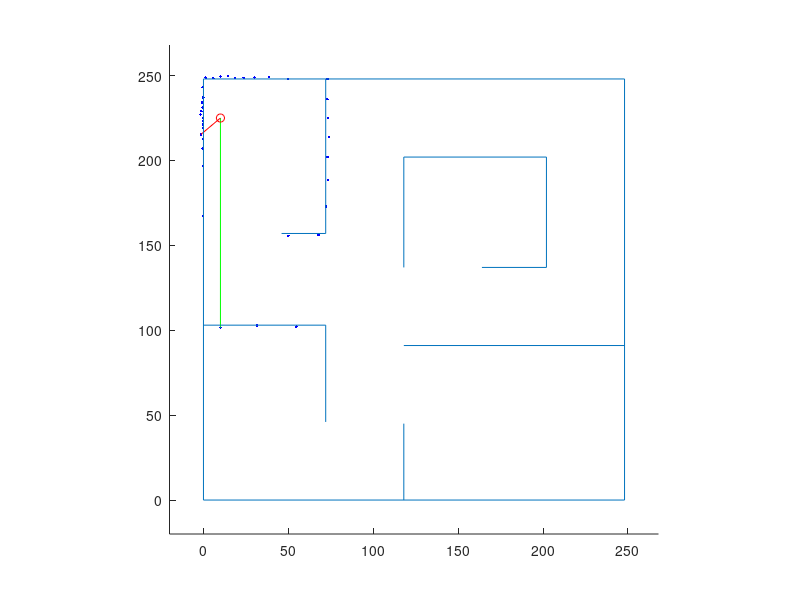

Reproduce this figure in MATLAB. (Note: this script raises an error after producing the figure.)
cla, clc, clear
max_dim = 248; %cm
hold all
axis([-20,max_dim+20,-20,max_dim+20])
axis square

% Wall structure [x1,y1;x2,y2] end points of line segment
outer_wall1 = [0,0;0,max_dim];
outer_wall2 = [0,0;max_dim,0];
outer_wall3 = [0,max_dim;max_dim,max_dim];
outer_wall4 = [max_dim,0;max_dim,max_dim];
outer_walls = [outer_wall1;outer_wall2;outer_wall3;outer_wall4];
% for iter = 1:2:length(outer_walls)
%     line(outer_walls(iter:iter+1,1),outer_walls(iter:iter+1,2))
% end
island_wall1 = [202,137;202,202];
island_wall2 = [118,137;118,202];
island_wall3 = [118,202;202,202];
island_wall4 = [164,137;202,137];
island_walls = [island_wall1;island_wall2;island_wall3;island_wall4];
% for iter = 1:2:length(island_walls)
%     line(island_walls(iter:iter+1,1),island_walls(iter:iter+1,2))
% end
lr_wall1 = [118,91;max_dim,91];
lr_wall2 = [118,45;118,0];
lr_walls = [lr_wall1;lr_wall2];
% for iter = 1:2:length(lr_walls)
%     line(lr_walls(iter:iter+1,1),lr_walls(iter:iter+1,2))
% end
ll_wall1 = [0,103;72,103];
ll_wall2 = [72,103;72,46];
ll_walls = [ll_wall1;ll_wall2];
% for iter = 1:2:length(ll_walls)
%     line(ll_walls(iter:iter+1,1),ll_walls(iter:iter+1,2))
% end
ur_wall1 = [72,157;72,max_dim];
ur_wall2 = [46,157;72,157];
ur_walls = [ur_wall1;ur_wall2];
% for iter = 1:2:length(ur_walls)
%     line(ur_walls(iter:iter+1,1),ur_walls(iter:iter+1,2))
% end
field_walls = [outer_walls;island_walls;lr_walls;ll_walls;ur_walls];


r_pose_start = [10,225,(pi/180)*(-90)];
r_pose = r_pose_start;
r_pose_est = r_pose;
num_readings = 36;
angle_increment = 10*(pi/180);
map_dim = 60;
v = 0;  % Linear Velocity
om = 0; % Angular Velocity
dt = 0.25; % Time step
path = [];
%map = ones(map_dim,map_dim);
%map = map*(1/(map_dim^2));
map_f = zeros(map_dim,map_dim);
map_count = zeros(map_dim,map_dim);
map = zeros(map_dim,map_dim);
xn = [0,0,0,0];
yn = [0,0,0,0];
orient_array = [];
pause(1)

% *** ITERATE THROUGH POSITIONS *** %
for t = 0:dt:600
    cla
    laser_r = ones(length(field_walls)/2,num_readings);
    laser_r = laser_r.*1e3;

    for index = 1:num_readings
        angle = index*angle_increment + r_pose(3);
        for iter = 1:2:length(field_walls) % USING ASSUMPTION OF PARALLEL AND PERPENDICULAR WALLS
             if field_walls(iter,1) == field_walls(iter+1,1) % x components are the same
                 x_wall = field_walls(iter,1);
                 y_wall_proj = tan(angle)*(x_wall - r_pose(1)) + r_pose(2);
                 y_wall_max = max([field_walls(iter,2),field_walls(iter+1,2)]);
                 y_wall_min = min([field_walls(iter,2),field_walls(iter+1,2)]);
                 if (sign(cos(angle)) == sign(x_wall - r_pose(1))) || (tan(angle) > 1e10)
                     if (y_wall_proj <= y_wall_max) && (y_wall_proj >= y_wall_min) % if the projection lands on the wall
                        laser_r((iter+1)/2,index) = sqrt((x_wall - r_pose(1)).^2 + (y_wall_proj - r_pose(2)).^2);
                        %line(field_walls(iter:iter+1,1),field_walls(iter:iter+1,2),'Color','g')
                        %plot(x_wall, y_wall_proj,'r+')
                     end
                 end
             else % y components are the same
                 y_wall = field_walls(iter,2);
                 x_wall_proj = (y_wall - r_pose(2))/tan(angle) + r_pose(1);
                 x_wall_max = max([field_walls(iter,1),field_walls(iter+1,1)]);
                 x_wall_min = min([field_walls(iter,1),field_walls(iter+1,1)]);
                 if (sign(sin(angle)) == sign(y_wall - r_pose(2))) || (tan(angle) > 1e10)
                     if (x_wall_proj <= x_wall_max) && (x_wall_proj >= x_wall_min) % if the projection lands on the wall
                         if (angle == 90*(pi/180)) && (y_wall < r_pose(2))
                             continue 
                         end
                         if (angle == 270*(pi/180)) && (y_wall > r_pose(2))
                             continue 
                         end
                         laser_r((iter+1)/2,index) = sqrt((y_wall - r_pose(2)).^2 + (x_wall_proj - r_pose(1)).^2);
                         %line(field_walls(iter:iter+1,1),field_walls(iter:iter+1,2),'Color','r')
                         %plot(x_wall_proj, y_wall,'g+')
                     end
                 end
             end
        end
    end

    laser_rp = zeros(1,num_readings);
    for index = 1:num_readings
        laser_rp(index) = min(laser_r(:,index));
            laser_rp(index) = laser_rp(index) + 2*rand(1);
    end

    laser_xy = zeros(num_readings,2);
    for index = 1:num_readings
        angle = index*angle_increment + r_pose(3);
        laser_xy(index,:) = [laser_rp(index)*cos(angle) + r_pose(1),laser_rp(index)*sin(angle) + r_pose(2)];
    end

    %%% PLOT LASER LINES %%%
    for index = 1:num_readings
        %line([r_pose(1),laser_xy(index,1)],[r_pose(2),laser_xy(index,2)], 'Color','r')
        plot(laser_xy(:,1),laser_xy(:,2), 'b.')
    end
    %%% Show special laser lines in different colors %%%
    line([r_pose(1),laser_xy(36,1)],[r_pose(2),laser_xy(36,2)], 'Color','g') % Heading beam
%     line([r_pose(2)/4 + 15,laser_xy(36,2)/4 + 15],[r_pose(1)/4 + 15,laser_xy(36,1)/4 + 15], 'Color','g') % Heading beam

    for index = [31]
        line([r_pose(1),laser_xy(index,1)],[r_pose(2),laser_xy(index,2)], 'Color','r')
    end
    
    %%% DRAW WALLS %%%
    for iter = 1:2:length(field_walls)
        line(field_walls(iter:iter+1,1),field_walls(iter:iter+1,2))
    end
    %%% PLOT ROBOT %%%
%    plot(r_pose(1)/8 + 15,r_pose(2)/8 + 15,'ro')
%    plot(r_pose(2)/4 + 15,r_pose(1)/4 + 15,'ro')
    plot(r_pose(1),r_pose(2),'ro')


    
    % *** Potential Field Navigation *** %
	vp = v;
    omp = om;
    [v, om] = PocLoc1(laser_rp);
    
    %%% MOTION NOISE %%%
    %v = v + .2*rand(1);
    %om = om + .01*rand(1);
    
    %%% MOTION DAMPENING %%%
    v = 0.1*v + 0.9*vp;
    om = 0.1*om + 0.9*omp;
    
    %%% MOTION MODEL %%%
    r_pose(3) = r_pose(3) + (om + 0.01*rand(1) + 0.01)*dt;
    r_pose(1) = r_pose(1) + (v + 0.2*rand(1) + 0.2)*cos(r_pose(3));
    r_pose(2) = r_pose(2) + (v + 0.2*rand(1) + 0.2)*sin(r_pose(3));
    
    r_pose_est(3) = r_pose(3) + om*dt;
    r_pose_est(1) = r_pose(1) + v*cos(r_pose(3));
    r_pose_est(2) = r_pose(2) + v*sin(r_pose(3));
   

%     %%% SLAM %%%
%     map = slam(laser_rp,r_pose_est,map);
%     axis([0, map_dim + 1,0,map_dim + 1])
%     map = (map/norm(map));
%     surf(map)

    %map_f = (map_f/norm(map_f));
    %map_f = map_f + map;
    %map_f = map_f.*map;
    %surf(map_f)
    
% %     if t <= 10
% %         xn = [r_pose_est(3),r_pose_est(3),r_pose_est(3),r_pose_est(3)];
% %         yn = [r_pose_est(3),r_pose_est(3),r_pose_est(3),r_pose_est(3)];
% %     end
    
    [r_pose_est,xn,yn] = classifier(laser_rp,r_pose_est,xn,yn);
    %map = slam_mean(laser_rp,r_pose_est,map);
    map = occ_map_lo(laser_rp,r_pose_est,map);
    axis([0, map_dim + 1,0,map_dim + 1])
    %map_ct = map;
    %map_ct(map_ct > 0) = 1;
    %map_count = map_count + map_ct; 
    map_f = map_f + map;
    %surf((map_f./map_count)')
    surf(map')
    %plot(t,r_pose_est(3),'o')
    %axis([t-100, t,-2*pi,2*pi])
    %orient_array = [orient_array,r_pose(3)];
    
    %%% PLOT NEW LASER DOTS %%%
    laser_xy = zeros(num_readings,2);
    for index = 1:num_readings
        angle = index*angle_increment + r_pose_est(3);
        laser_xy(index,:) = [laser_rp(index)*cos(angle) + r_pose_est(1),laser_rp(index)*sin(angle) + r_pose_est(2)];
    end

    %%% PLOT LASER LINES %%%
    for index = 1:num_readings
        plot(laser_xy(:,1),laser_xy(:,2), 'go')
    end
    %%%
    
%%% DRAW HYPOTHESES %%%
%     for iter = 1:2:length(map)
%         line(map(iter:iter+1,1),map(iter:iter+1,2))
%     end
    pause(1/2048)
end

input('Press Enter to Filter Map: ')

% map_fg = (map_f/norm(map_f));
% map_fg = (map_fg > 0.02);
% map_fg = double(map_fg);
% cla
% surf(map_fg)
map_fg = map;
for m_rndx = 1:length(map)
    for m_cndx = 1:length(map)
        map_fg(m_rndx,m_cndx) = 1 - (1/(1+exp(map(m_rndx,m_cndx))));
    end
end

cla
surf(map_fg')









